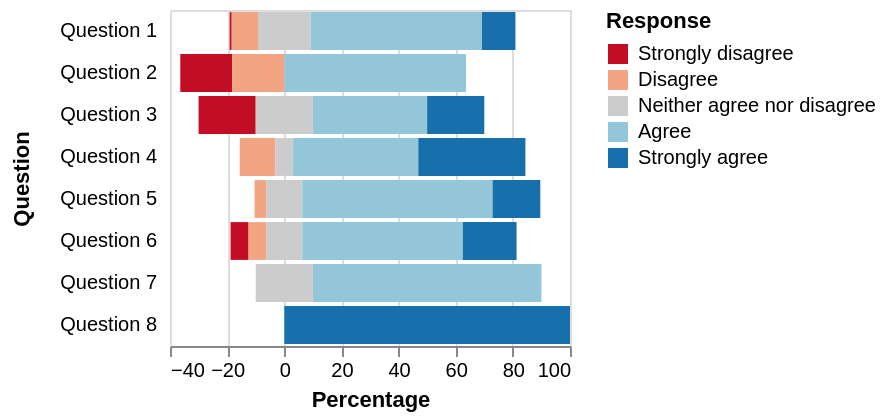

Write a Vega-Lite specification for this figure.
### Vega specification from a JSON file in a GitHub repository (floating-point values rounded to 4 significant figures)
{"$schema": "https://vega.github.io/schema/vega/v3.0.json", "description": "A diverging stacked bar chart for sentiments towards a set of eight questions, displayed as percentages with neutral responses straddling the 0% mark", "autosize": "pad", "padding": 5, "width": 200, "style": "cell", "data": [{"name": "source_0", "values": [{"question": "Question 1", "type": "Strongly disagree", "value": 24, "percentage": 0.7, "percentage_start": -19.1, "percentage_end": -18.4}, {"question": "Question 1", "type": "Disagree", "value": 294, "percentage": 9.1, "percentage_start": -18.4, "percentage_end": -9.2}, {"question": "Question 1", "type": "Neither agree nor disagree", "value": 594, "percentage": 18.5, "percentage_start": -9.2, "percentage_end": 9.2}, {"question": "Question 1", "type": "Agree", "value": 1927, "percentage": 59.9, "percentage_start": 9.2, "percentage_end": 69.2}, {"question": "Question 1", "type": "Strongly agree", "value": 376, "percentage": 11.7, "percentage_start": 69.2, "percentage_end": 80.9}, {"question": "Question 2", "type": "Strongly disagree", "value": 2, "percentage": 18.2, "percentage_start": -36.4, "percentage_end": -18.2}, {"question": "Question 2", "type": "Disagree", "value": 2, "percentage": 18.2, "percentage_start": -18.2, "percentage_end": 0}, {"question": "Question 2", "type": "Neither agree nor disagree", "value": 0, "percentage": 0, "percentage_start": 0, "percentage_end": 0}, {"question": "Question 2", "type": "Agree", "value": 7, "percentage": 63.6, "percentage_start": 0, "percentage_end": 63.6}, {"question": "Question 2", "type": "Strongly agree", "value": 11, "percentage": 0, "percentage_start": 63.6, "percentage_end": 63.6}, {"question": "Question 3", "type": "Strongly disagree", "value": 2, "percentage": 20, "percentage_start": -30, "percentage_end": -10}, {"question": "Question 3", "type": "Disagree", "value": 0, "percentage": 0, "percentage_start": -10, "percentage_end": -10}, {"question": "Question 3", "type": "Neither agree nor disagree", "value": 2, "percentage": 20, "percentage_start": -10, "percentage_end": 10}, {"question": "Question 3", "type": "Agree", "value": 4, "percentage": 40, "percentage_start": 10, "percentage_end": 50}, {"question": "Question 3", "type": "Strongly agree", "value": 2, "percentage": 20, "percentage_start": 50, "percentage_end": 70}, {"question": "Question 4", "type": "Strongly disagree", "value": 0, "percentage": 0, "percentage_start": -15.6, "percentage_end": -15.6}, {"question": "Question 4", "type": "Disagree", "value": 2, "percentage": 12.5, "percentage_start": -15.6, "percentage_end": -3.1}, {"question": "Question 4", "type": "Neither agree nor disagree", "value": 1, "percentage": 6.3, "percentage_start": -3.1, "percentage_end": 3.1}, {"question": "Question 4", "type": "Agree", "value": 7, "percentage": 43.8, "percentage_start": 3.1, "percentage_end": 46.9}, {"question": "Question 4", "type": "Strongly agree", "value": 6, "percentage": 37.5, "percentage_start": 46.9, "percentage_end": 84.4}, {"question": "Question 5", "type": "Strongly disagree", "value": 0, "percentage": 0, "percentage_start": -10.4, "percentage_end": -10.4}, {"question": "Question 5", "type": "Disagree", "value": 1, "percentage": 4.2, "percentage_start": -10.4, "percentage_end": -6.3}, {"question": "Question 5", "type": "Neither agree nor disagree", "value": 3, "percentage": 12.5, "percentage_start": -6.3, "percentage_end": 6.3}, {"question": "Question 5", "type": "Agree", "value": 16, "percentage": 66.7, "percentage_start": 6.3, "percentage_end": 72.9}, {"question": "Question 5", "type": "Strongly agree", "value": 4, "percentage": 16.7, "percentage_start": 72.9, "percentage_end": 89.6}, {"question": "Question 6", "type": "Strongly disagree", "value": 1, "percentage": 6.3, "percentage_start": -18.8, "percentage_end": -12.5}, {"question": "Question 6", "type": "Disagree", "value": 1, "percentage": 6.3, "percentage_start": -12.5, "percentage_end": -6.3}, {"question": "Question 6", "type": "Neither agree nor disagree", "value": 2, "percentage": 12.5, "percentage_start": -6.3, "percentage_end": 6.3}, {"question": "Question 6", "type": "Agree", "value": 9, "percentage": 56.3, "percentage_start": 6.3, "percentage_end": 62.5}, {"question": "Question 6", "type": "Strongly agree", "value": 3, "percentage": 18.8, "percentage_start": 62.5, "percentage_end": 81.3}, {"question": "Question 7", "type": "Strongly disagree", "value": 0, "percentage": 0, "percentage_start": -10, "percentage_end": -10}, {"question": "Question 7", "type": "Disagree", "value": 0, "percentage": 0, "percentage_start": -10, "percentage_end": -10}, {"question": "Question 7", "type": "Neither agree nor disagree", "value": 1, "percentage": 20, "percentage_start": -10, "percentage_end": 10}, {"question": "Question 7", "type": "Agree", "value": 4, "percentage": 80, "percentage_start": 10, "percentage_end": 90}, {"question": "Question 7", "type": "Strongly agree", "value": 0, "percentage": 0, "percentage_start": 90, "percentage_end": 90}, {"question": "Question 8", "type": "Strongly disagree", "value": 0, "percentage": 0, "percentage_start": 0, "percentage_end": 0}, {"question": "Question 8", "type": "Disagree", "value": 0, "percentage": 0, "percentage_start": 0, "percentage_end": 0}, {"question": "Question 8", "type": "Neither agree nor disagree", "value": 0, "percentage": 0, "percentage_start": 0, "percentage_end": 0}, {"question": "Question 8", "type": "Agree", "value": 0, "percentage": 0, "percentage_start": 0, "percentage_end": 0}, {"question": "Question 8", "type": "Strongly agree", "value": 2, "percentage": 100, "percentage_start": 0, "percentage_end": 100}]}, {"name": "data_0", "source": "source_0", "transform": [{"type": "formula", "expr": "toNumber(datum[\"percentage_start\"])", "as": "percentage_start"}, {"type": "formula", "expr": "toNumber(datum[\"percentage_end\"])", "as": "percentage_end"}, {"type": "filter", "expr": "datum[\"percentage_start\"] !== null && !isNaN(datum[\"percentage_start\"])"}]}], "signals": [{"name": "y_step", "value": 21}, {"name": "height", "update": "bandspace(domain('y').length, 0.1, 0.05) * y_step"}], "marks": [{"name": "marks", "type": "rect", "style": ["bar"], "from": {"data": "data_0"}, "encode": {"update": {"x": {"scale": "x", "field": "percentage_start"}, "x2": {"scale": "x", "field": "percentage_end"}, "y": {"scale": "y", "field": "question"}, "height": {"scale": "y", "band": true}, "fill": {"scale": "color", "field": "type"}}}}], "scales": [{"name": "x", "type": "linear", "domain": {"data": "data_0", "fields": ["percentage_start", "percentage_end"], "sort": true}, "range": [0, {"signal": "width"}], "nice": true, "zero": true}, {"name": "y", "type": "band", "domain": {"data": "data_0", "field": "question", "sort": true}, "range": {"step": {"signal": "y_step"}}, "paddingInner": 0.1, "paddingOuter": 0.05}, {"name": "color", "type": "ordinal", "domain": ["Strongly disagree", "Disagree", "Neither agree nor disagree", "Agree", "Strongly agree"], "range": ["#c30d24", "#f3a583", "#cccccc", "#94c6da", "#1770ab"]}], "axes": [{"title": "Percentage", "scale": "x", "orient": "bottom", "labelFlush": true, "labelOverlap": true, "tickCount": {"signal": "ceil(width/40)"}, "zindex": 1}, {"scale": "x", "orient": "bottom", "domain": false, "grid": true, "labels": false, "maxExtent": 0, "minExtent": 0, "tickCount": {"signal": "ceil(width/40)"}, "ticks": false, "zindex": 0, "gridScale": "y"}, {"domain": false, "minExtent": 60, "offset": 5, "ticks": false, "title": "Question", "scale": "y", "orient": "left", "zindex": 1}], "legends": [{"title": "Response", "fill": "color", "encode": {"symbols": {"update": {"shape": {"value": "square"}}}}}], "config": {"axisY": {"minExtent": 30}}}
